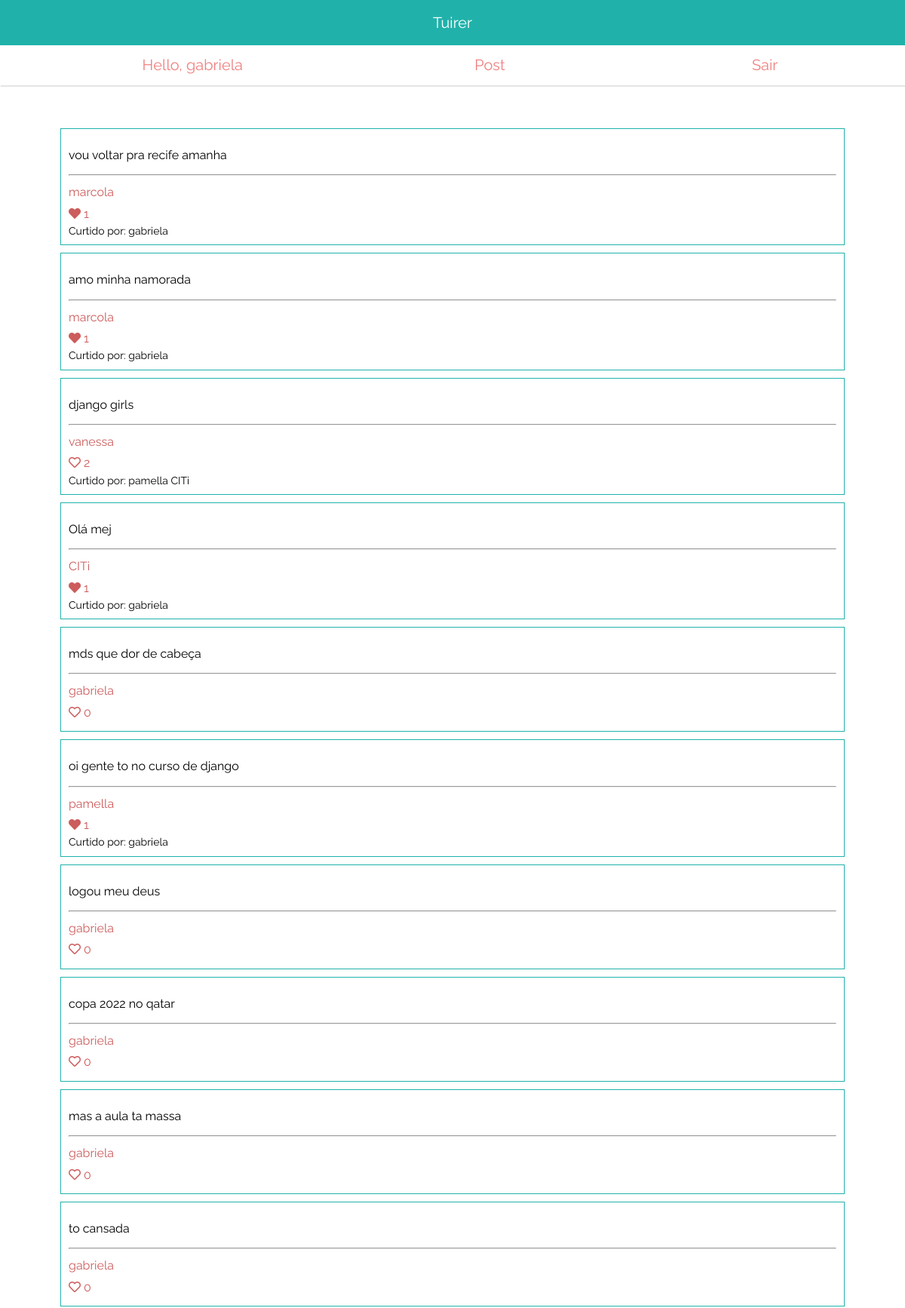
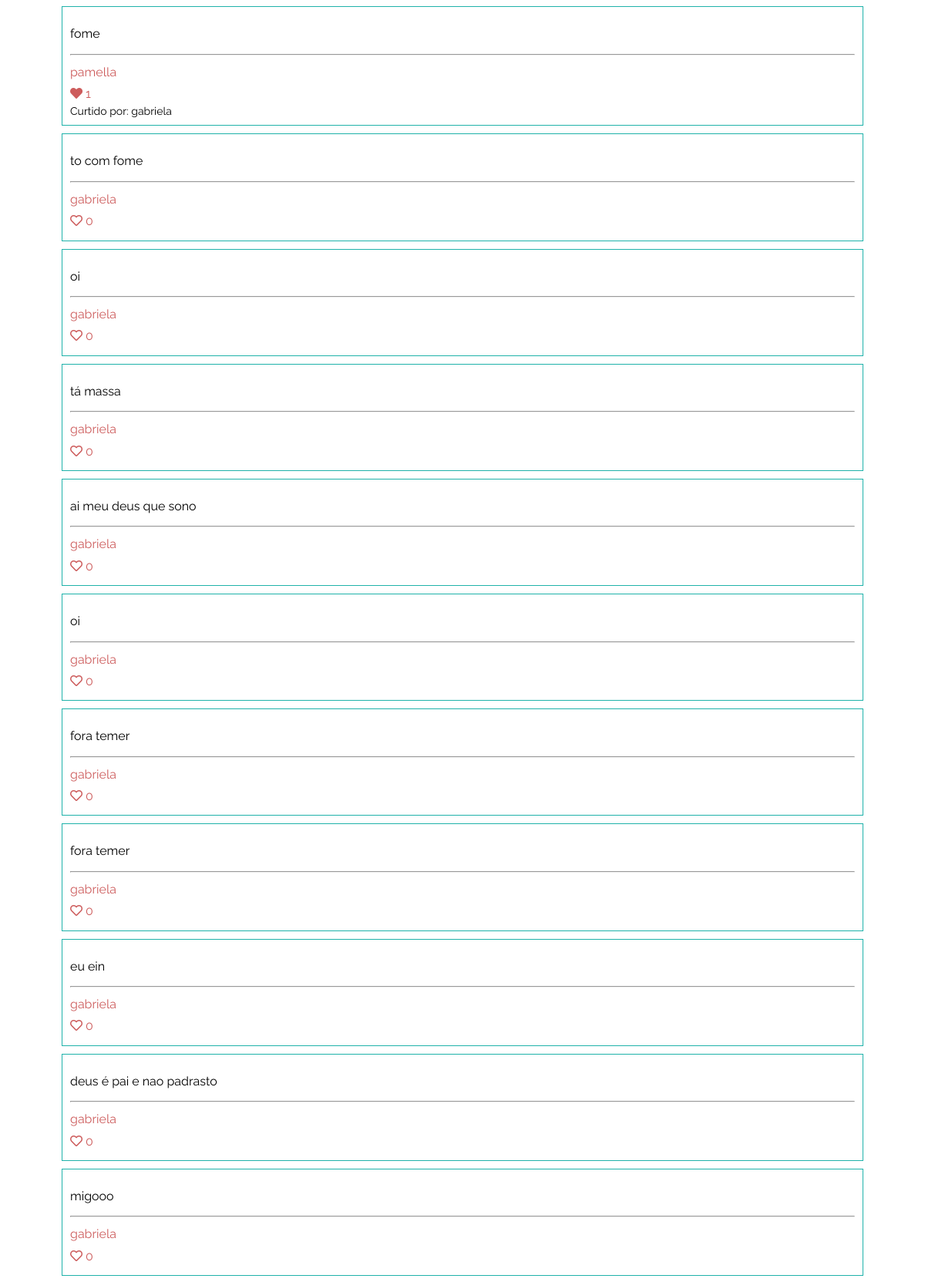
The page / (signed in, upper part) on the database its author committed (2 pictures, top to bottom).
### users/models.py (models this page shows)
class User(AbstractUser):
    picture = models.ImageField('Foto de perfil', default='/img/blank-profile.png')
    following = models.ManyToManyField('self', blank=True)

### tuites/models.py (models this page shows, shortened)
class Tuite(models.Model):
    content = models.CharField('Tuite', max_length=280)
    author = models.ForeignKey('users.User', on_delete=models.CASCADE, related_name='tuites')
    date_created = models.DateTimeField(auto_now_add=True)
    liked_by = models.ManyToManyField('users.User', blank=True) # queryset dos usuário que gostaram do tweet
    objects = TuitesManager()
    @property
    def likes_count(self):
        return self.liked_by.count()
    class Meta:
        ordering = ('-date_created', )

### core/views.py (the view)
# urls.py: path('', index, name="home"),
def index(request):
    context = {
        "now": datetime.now(),
        "tuites": Tuite.objects.all(),
    }
    return render(request, 'home.html', context)

### tuites/templatetags/tuites_likes.py (called while the page is built)
@register.simple_tag(takes_context=True)
def tuite_liked_icon(context):
    user = context.get('user')
    tuite = context.get('tuite')
    user_has_liked = tuite.liked_by.filter(pk=user.pk).exists()
    if user_has_liked:
        return format_html('<i class="fas fa-heart"></i>')
    return format_html('<i class="far fa-heart"></i>')

### templates/home.html
{% extends 'base.html' %}
{% block content %}
    <div>
    {% for tuite in tuites %}
        {% include "includes/card.html" %}
    {% endfor %}
    </div>
{% endblock %}

### templates/includes/menu.html
<nav>
    <div class="menu">
        <a href="{% url 'home' %}" class="tuirer-title">Tuirer</a>
        <div class="submenu">
            {% if user.is_authenticated %}
                <a href="{% url 'users:profile' request.user.pk %}" class="redirect">Hello, {{ request.user.username }}</a>
            {% else %}
                <a href="{% url 'users:login' %}">Login</a>
            {% endif %}
            <a href="{% url 'tuites:post' %}" class="nav-link">Post</a>
            {% if user.is_authenticated %}
                <a href="{% url 'users:logout' %}" class="redirect">Sair</a>
            {% endif %}
        </div>
    </div>
</nav>

### templates/includes/card.html (shortened to what this page needs)
{% load tuites_likes %}
<div class="card">
    <p class="content">{{ tuite.content }}</p>
    <hr>
    <div class="author-and-likes">
        <a href="{% url 'users:profile' tuite.author.pk %}" class="author">
            {{ tuite.author }}
        </a>
        <div class="likes">
            <a href="{% url 'tuites:like' tuite.pk %}">
                {% tuite_liked_icon %}
                {{ tuite.likes_count }}
            </a>
        </div>
        <div class="likes-list">
            {% if tuite.likes_count > 0 %}
                Curtido por:
                {% for user in tuite.liked_by.all %}
                {{ user }}
                {% endfor %}
            {% endif %}
        </div>
    </div>
</div>

### static/css/index.css (style rules this page uses)
body { font-family: 'Raleway', sans-serif; margin: 0; height: 100vh; }
nav { position: relative; top: 0; width: 100%; height: 60px; color: white; background-color: lightseagreen; font-size: 20px; margin-bottom: 30px; }
nav a { text-decoration: none; color: white; }
.nav-link { display: flex; justify-content: flex-start; align-items: center; color: black; }
.redirect { color: black; padding-left: 20px; }
.menu .tuirer-title { display: flex; height: 100%; justify-content: center; align-items: center; color: white; }
.submenu { display: flex; align-items: center; justify-content: space-around; padding: 15px; box-shadow: 1px 2px 1px #e6e6e6; }
.card { margin-bottom: 10px; border: 1px solid lightseagreen; padding: 10px; }
.card a { text-decoration: none; color: indianred; display: block; padding: 5px 0; }
.likes-list { font-size: 14px; }
.menu a { color: lightcoral; }

### rows shown on the page
User: user.username "gabriela", username "gabriela"
Tuite: content "vou voltar pra recife amanha", author "marcola", likes_count "1"
Tuite: content "amo minha namorada", author "marcola", likes_count "1"
Tuite: content "django girls", author "vanessa", likes_count "2"
User: username "pamella"
User: username "CITi"
Tuite: content "Olá mej", author "CITi", likes_count "1"
Tuite: content "mds que dor de cabeça", author "gabriela", likes_count "0"
Tuite: content "oi gente to no curso de django", author "pamella", likes_count "1"
Tuite: content "logou meu deus", author "gabriela", likes_count "0"
Tuite: content "copa 2022 no qatar", author "gabriela", likes_count "0"
Tuite: content "mas a aula ta massa", author "gabriela", likes_count "0"
Tuite: content "to cansada", author "gabriela", likes_count "0"
Tuite: content "fome", author "pamella", likes_count "1"
Tuite: content "to com fome", author "gabriela", likes_count "0"
Tuite: content "oi", author "gabriela", likes_count "0"
Tuite: content "tá massa", author "gabriela", likes_count "0"
Tuite: content "ai meu deus que sono", author "gabriela", likes_count "0"
Tuite: content "oi", author "gabriela", likes_count "0"
Tuite: content "fora temer", author "gabriela", likes_count "0"
Tuite: content "fora temer", author "gabriela", likes_count "0"
Tuite: content "eu ein", author "gabriela", likes_count "0"
Tuite: content "deus é pai e nao padrasto", author "gabriela", likes_count "0"
Tuite: content "migooo", author "gabriela", likes_count "0"
